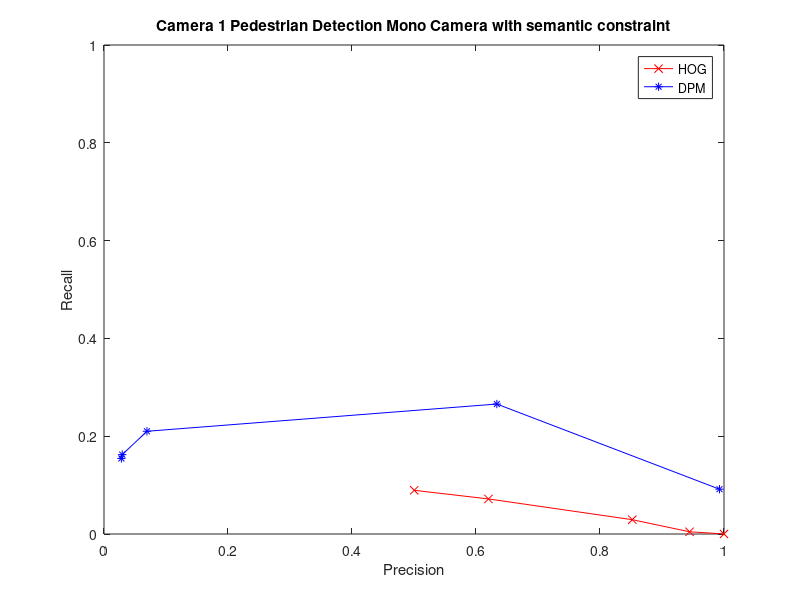
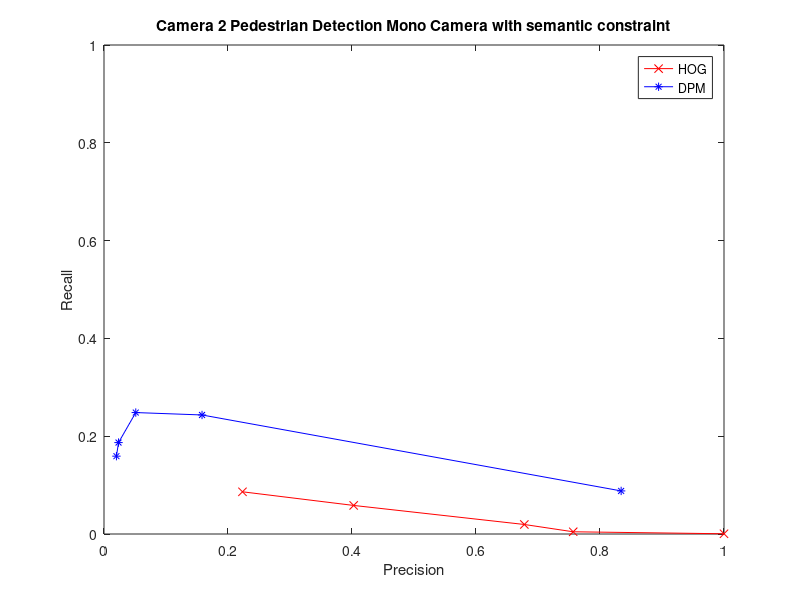
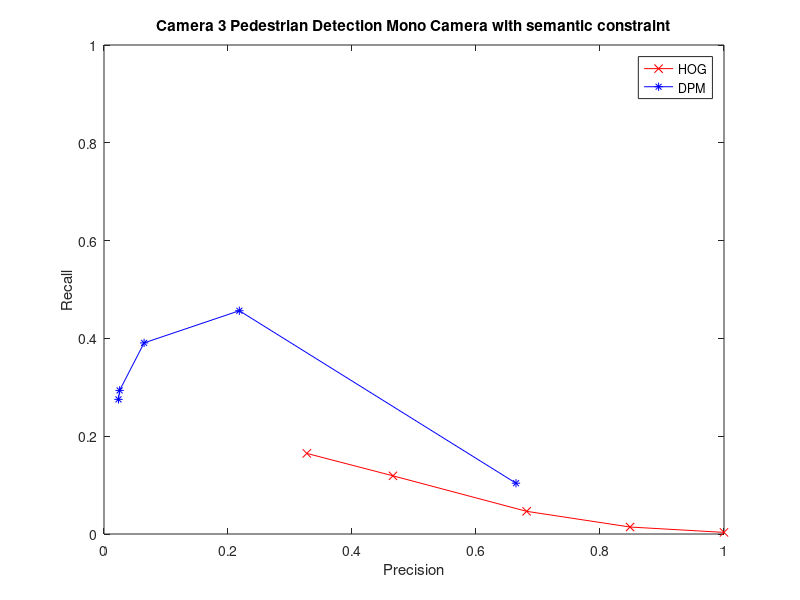

The MATLAB source for these figures, in order:
clc;
clear all;
close all;


%% Pedestrian Detection Mono Camera

% HOG

% Camera 1
HOGPrecision1 = [0.500374 0.620092 0.85214 0.944444 1];
HOGRecall1 = [0.0893549 0.0717243 0.0292507 0.0045412 0.000133565];

DPMPrecision1 = [0.028032 0.0294195 0.069287 0.633588 0.992764];
DPMRecall1 = [0.154541 0.162377 0.210086 0.265777 0.0916255];

figure(1)
plot(HOGPrecision1, HOGRecall1, '-rx')
hold on;
plot(DPMPrecision1, DPMRecall1, '-b*')
xlim([0 1]);ylim([0 1]);
xlabel('Precision');
ylabel('Recall');
legend('HOG','DPM')
title('Camera 1 Pedestrian Detection Mono Camera with semantic constraint')

% Camera 2
HOGPrecision2 = [0.223342 0.402685 0.677966 0.756757 1 ];
HOGRecall2 = [0.0863216 0.0584131 0.019471 0.0045432 0.000486776];

DPMPrecision2 = [0.0200525 0.0234217 0.0512351 0.158117 0.834101];
DPMRecall2 = [0.159186 0.186966 0.248346 0.243432 0.0881064];

figure(2)
plot(HOGPrecision2, HOGRecall2, '-rx')
hold on;
plot(DPMPrecision2, DPMRecall2, '-b*')
xlim([0 1]);ylim([0 1]);
xlabel('Precision');
ylabel('Recall');
legend('HOG','DPM')
title('Camera 2 Pedestrian Detection Mono Camera with semantic constraint')

% Camera 3
HOGPrecision3 = [0.327098 0.466068 0.681648 0.848485 1];
HOGRecall3 = [0.164799 0.118981 0.0463694 0.0142675 0.0033121];

DPMPrecision3 = [0.0233628 0.0251848 0.0646747 0.218275 0.664495];
DPMRecall3 = [0.275329 0.293673 0.390808 0.456605 0.10387];

figure(3)
plot(HOGPrecision3, HOGRecall3, '-rx')
hold on;
plot(DPMPrecision3, DPMRecall3, '-b*')
xlim([0 1]);ylim([0 1]);
xlabel('Precision');
ylabel('Recall');
legend('HOG','DPM')
title('Camera 3 Pedestrian Detection Mono Camera with semantic constraint')
